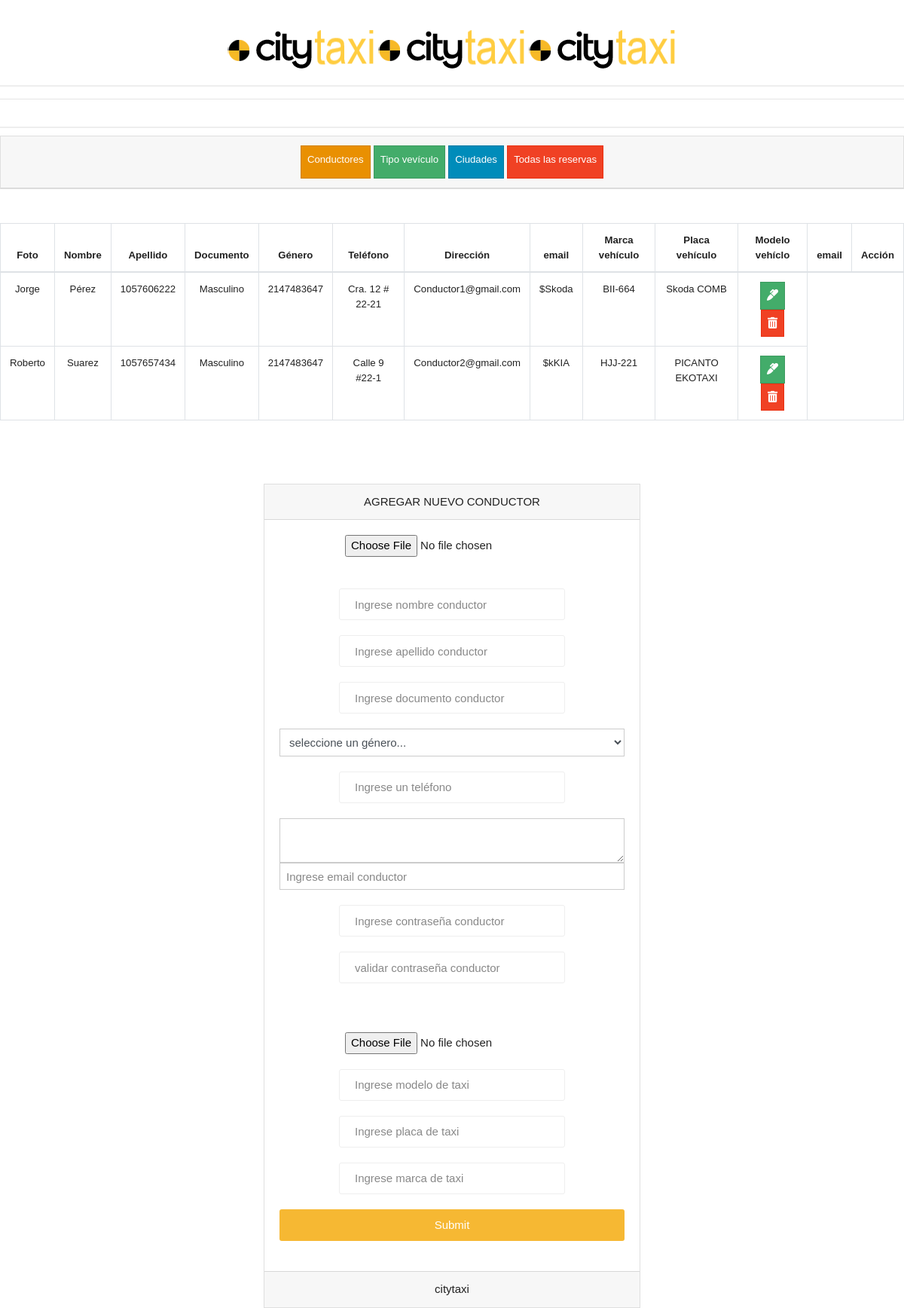
Screenshot of /FormAdmin/home.php with the database file from the repository.
### tables this page shows
CREATE TABLE `vehiculo` (
  `idVehiculo` int(11) NOT NULL,
  `Modelo` varchar(45) NOT NULL,
  `Marca` varchar(45) NOT NULL,
  `Placa` varchar(12) NOT NULL,
  `idConductor` int(11) NOT NULL,
  `idTarifa` int(11) NOT NULL
);

CREATE TABLE `conductor` (
  `idConductor` int(11) NOT NULL,
  `Nombre` varchar(45) NOT NULL,
  `Apellido` varchar(45) NOT NULL,
  `Documento` int(11) NOT NULL,
  `Genero` varchar(12) NOT NULL,
  `Telefono` int(11) NOT NULL,
  `Direccion` varchar(22) NOT NULL,
  `email` varchar(100) NOT NULL,
  `Contraseña` varchar(500) NOT NULL,
  `foto` varchar(700) NOT NULL,
  `FechaIngreso` datetime NOT NULL
);

### FormAdmin/home.php (the view, shortened to what this page needs)
<!DOCTYPE html>
<html lang="en">
<head>
  <link rel="stylesheet" href="https://stackpath.bootstrapcdn.com/bootstrap/4.4.1/css/bootstrap.min.css">
</head>
<header>
  <center>
    <?php
    include '../partials/header.php';
    ?>
  </center>
  <HR>
</header>
<body>
  <div class="card">
    <div class="card-header">
      <center>
        <a href="" class="btn btn-warning"> <label for="nombre">Conductores</label> </a>
        <a href="" class="btn btn-success"> <label for="">Tipo vevículo</label> </a>
        <a href="" class="btn btn-primary"> <label for="">Ciudades</label> </a>
        <a href="" class="btn btn-danger"> <label for="">Todas las reservas</label> </a>
      </center>
    </div>
  </div><br><br>
  <table class="table table-bordered">
    <thead>
      <th scope="col">Foto</th>
      <th scope="col">Nombre</th>
      <th scope="col">Apellido</th>
      <th scope="col">Documento</th>
      <th scope="col">Género</th>
      <th scope="col">Teléfono</th>
      <th scope="col">Dirección </th>
      <th scope="col">email</th>
      <th scope="col">Marca vehículo</th>
      <th scope="col">Placa vehículo</th>
      <th scope="col">Modelo vehíclo</th>
      <th scope="col">email</th>
      <th scope="col">Acción</th>
    </thead>
    <tbody>
      <?php
      require '../Datos/Conexion2.php';
      $sql = "SELECT Nombre,Apellido,Documento,Genero,Telefono,Direccion,email,vehiculo.Modelo,vehiculo.Marca,vehiculo.Placa
      FROM conductor
      INNER JOIN Vehiculo ON (vehiculo.IdConductor=conductor.IdConductor)";
      $resultado = mysqli_query($con, $sql);
      while ($filas = mysqli_fetch_assoc($resultado)) {
      ?>
        <tr>
          <td><?php echo $filas['Nombre'] ?></td>
          <td><?php echo $filas['Apellido'] ?></td>
          <td><?php echo $filas['Documento'] ?></td>
          <td><?php echo $filas['Genero'] ?></td>
          <td><?php echo $filas['Telefono'] ?></td>
          <td><?php echo $filas['Direccion'] ?></td>
          <td><?php echo $filas['email']  ?></td>
          <td>$<?php echo $filas['Marca'] ?></td>
          <td><?php echo $filas['Placa'] ?></td>
          <td><?php echo $filas['Modelo'] ?></td>
          <td>
            <a href="EditarRuta.php?idReserva=<?php echo $filas['idReserva'] ?> " class="btn btn-success">
              <i class="fas fa-marker"></i>
            </a>
            <a href="EliminarRuta.php?idReserva=<?php echo $filas['idReserva'] ?>" class="btn btn-danger">
              <i class="fas fa-trash-alt"></i>
            </a>
          </td>
        </tr>
      <?php } ?>
    </tbody>
  </table>
  <br><br><br>
  <center>
    <div class="card" style="width: 500px;">
      <div class="card-header">
        AGREGAR NUEVO CONDUCTOR
      </div>
      <div class="card-body">
        <form action="registroConductor.php" method="post" enctype="multipart/form-data">
          <input type="file" name="foto" id="foto"><br> <br>
          <input type="text" class="form-control" name="nombre" id="nombre" placeholder="Ingrese nombre conductor">
          <input type="text" class="form-control" name="apellido" id="apellido" placeholder="Ingrese apellido conductor">
          <input type="text" class="form-control" name="documento" id="documento" placeholder="Ingrese documento conductor">
          <select name="genero" id="genero" class="form-control">
            <option value="genero">seleccione un género...</option>
          </select>
          <input type="text" class="form-control" name="telefono" id="telefono" placeholder="Ingrese un teléfono">
          <textarea name="direccion" id="direccion" class="form-control" cols="1" rows="2"></textarea>
          <input type="email" class="form-control" name="email" id="email" placeholder="Ingrese email conductor">
          <input type="password" class="form-control" name="password" id="password" placeholder="Ingrese contraseña conductor">
          <input type="password" class="form-control" name="confirm-password" id="confirm-password" placeholder="validar contraseña conductor"><br><br>
          <input type="file" name="foto" id="foto">
          <input type="text" name="modelo" id="modelo" class="form-control" placeholder="Ingrese modelo de taxi">
          <input type="text" name="placa" id="placa" class="form-control" placeholder="Ingrese placa de taxi">
          <input type="text" name="marca" id="marca"  class="form-control"placeholder="Ingrese marca de taxi">
          <input type="submit" class="btn btn-outline-success btn-block">
        </form>
      </div>
      <div class="card-footer">
        citytaxi
      </div>
    </div>
  </center>
</body>
</html>

### partials/header.php (shortened to what this page needs)
<link rel="stylesheet" href="https://bootswatch.com/4/yeti/bootstrap.min.css">
<link rel="stylesheet" href="https://use.fontawesome.com/releases/v5.6.3/css/all.css">
<link rel="stylesheet" href="css/diseno.css">
<header>
<a href="../index.php">
<img src="../partials/img/logo.png" alt="">
</a>
<a href="../index.php">
<img src="partials/img/logo.png" alt="">
<a href="../../index.php">
<img src="../../partials/img/logo.png" alt="">
</a>
</header>

### partials/css/diseno.css (style rules this page uses)
body { margin: 0; padding: 0; font-family: 'Franklin Gothic Medium', 'Arial Narrow', Arial, sans-serif; text-align: center; }
input[type="text"], input[type="password"] { outline: none; padding: 20px; display: block; width: 300px; border-radius: 3px; border: 1px solid #eee; margin: 20px auto; }
input[type="submit"] { padding: 10px; color: #fff; background: rgb(246, 184, 51); width: 350px; margin: 20px auto; margin-top: 0px; border: 0; border-radius: 3px; cursor: pointer; }
header { border-bottom: 2px solid #eee; padding: 20px 0; margin-bottom: 10px; width: 100%; text-align: center; }
a { text-decoration: none; color: rgb(240, 174, 32); }

### rows the page displays
vehiculo: idConductor.Nombre "Jorge", idConductor.Apellido "Pérez", idConductor.Documento "1057606222", idConductor.Genero "Masculino", idConductor.Telefono "2147483647", idConductor.Direccion "Cra. 12 # 22-21", idConductor.email "Conductor1@gmail.com", Marca "Skoda", Placa "BII-664", Modelo "Skoda COMB"
vehiculo: idConductor.Nombre "Roberto", idConductor.Apellido "Suarez", idConductor.Documento "1057657434", idConductor.Genero "Masculino", idConductor.Telefono "2147483647", idConductor.Direccion "Calle 9 #22-1", idConductor.email "Conductor2@gmail.com", Marca "kKIA", Placa "HJJ-221", Modelo "PICANTO EKOTAXI"
